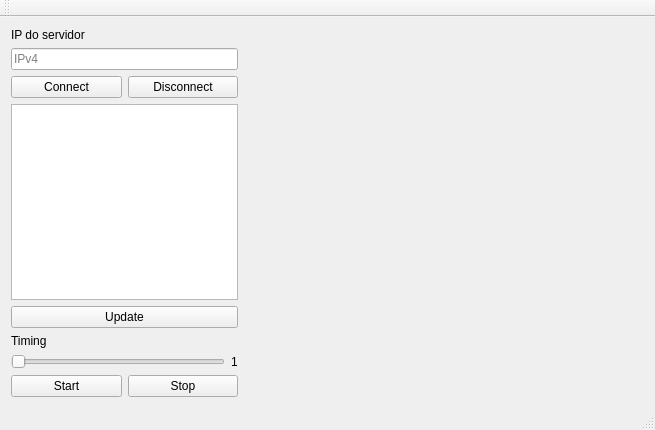
<?xml version="1.0" encoding="UTF-8"?>
<ui version="4.0">
 <class>MainWindow</class>
 <widget class="QMainWindow" name="MainWindow">
  <property name="geometry">
   <rect>
    <x>0</x>
    <y>0</y>
    <width>655</width>
    <height>430</height>
   </rect>
  </property>
  <property name="windowTitle">
   <string>MainWindow</string>
  </property>
  <widget class="QWidget" name="centralWidget">
   <layout class="QHBoxLayout" name="horizontalLayout_5">
    <item>
     <layout class="QVBoxLayout" name="verticalLayout_3" stretch="0,0,0,0,0,0">
      <item>
       <layout class="QVBoxLayout" name="verticalLayout_2">
        <item>
         <widget class="QLabel" name="label">
          <property name="text">
           <string>IP do servidor</string>
          </property>
         </widget>
        </item>
        <item>
         <widget class="QLineEdit" name="lineEditAddress">
          <property name="placeholderText">
           <string>IPv4</string>
          </property>
         </widget>
        </item>
       </layout>
      </item>
      <item>
       <layout class="QHBoxLayout" name="horizontalLayout">
        <item>
         <widget class="QPushButton" name="pushButtonConnect">
          <property name="text">
           <string>Connect</string>
          </property>
         </widget>
        </item>
        <item>
         <widget class="QPushButton" name="pushButtonDisconnect">
          <property name="text">
           <string>Disconnect</string>
          </property>
         </widget>
        </item>
       </layout>
      </item>
      <item>
       <widget class="QListWidget" name="listWidgetProducers"/>
      </item>
      <item>
       <widget class="QPushButton" name="pushButtonUpdate">
        <property name="text">
         <string>Update</string>
        </property>
       </widget>
      </item>
      <item>
       <layout class="QHBoxLayout" name="horizontalLayout_4">
        <item>
         <widget class="QLabel" name="labelTiming">
          <property name="text">
           <string>Timing</string>
          </property>
         </widget>
        </item>
       </layout>
      </item>
      <item>
       <layout class="QVBoxLayout" name="verticalLayout">
        <item>
         <layout class="QHBoxLayout" name="horizontalLayout_3">
          <item>
           <widget class="QSlider" name="horizontalSliderTiming">
            <property name="orientation">
             <enum>Qt::Horizontal</enum>
            </property>
           </widget>
          </item>
          <item>
           <widget class="QLabel" name="labelTimingValue">
            <property name="text">
             <string>1</string>
            </property>
           </widget>
          </item>
         </layout>
        </item>
        <item>
         <layout class="QHBoxLayout" name="horizontalLayout_2">
          <item>
           <widget class="QPushButton" name="pushButtonStart">
            <property name="text">
             <string>Start</string>
            </property>
           </widget>
          </item>
          <item>
           <widget class="QPushButton" name="pushButtonStop">
            <property name="text">
             <string>Stop</string>
            </property>
           </widget>
          </item>
         </layout>
        </item>
       </layout>
      </item>
     </layout>
    </item>
    <item>
     <widget class="Monitor" name="monitor" native="true">
      <property name="minimumSize">
       <size>
        <width>400</width>
        <height>0</height>
       </size>
      </property>
     </widget>
    </item>
   </layout>
  </widget>
  <widget class="QMenuBar" name="menuBar">
   <property name="geometry">
    <rect>
     <x>0</x>
     <y>0</y>
     <width>655</width>
     <height>22</height>
    </rect>
   </property>
  </widget>
  <widget class="QToolBar" name="mainToolBar">
   <attribute name="toolBarArea">
    <enum>TopToolBarArea</enum>
   </attribute>
   <attribute name="toolBarBreak">
    <bool>false</bool>
   </attribute>
  </widget>
  <widget class="QStatusBar" name="statusBar"/>
 </widget>
 <layoutdefault spacing="6" margin="11"/>
 <customwidgets>
  <customwidget>
   <class>Monitor</class>
   <extends>QWidget</extends>
   <header>monitor.h</header>
   <container>1</container>
  </customwidget>
 </customwidgets>
 <resources/>
 <connections/>
</ui>
